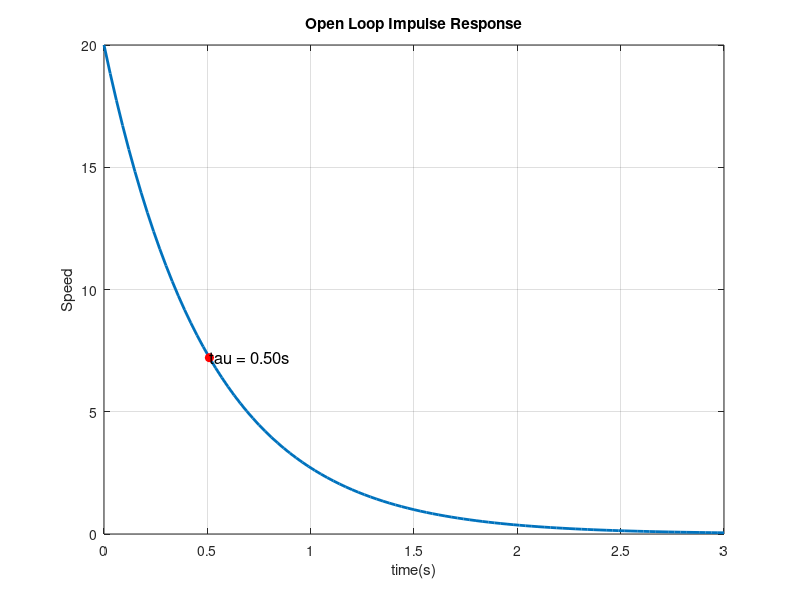

MATLAB code for this plot:
% =========================================================================
% Modeling a DC motor as a first-order system in Octave.
% =========================================================================
% Description:
%   This script models a DC motor using a first-order transfer function:
%
%       ω(s) / V(s) = K / (τs + 1)
%
%   where:
%       ω(s) = angular velocity (rad/s)
%       V(s) = input voltage (V)
%       K    = system gain (rad/s per V)
%       τ    = time constant (s)
%
%   The script simulates the open-loop impulse response.
%   The time constant is also clearly marked on the script for easy analysis.
%
% Dependencies:
%   GNU Octave + Control Package
%   (install using: pkg install -forge control)
%
% =========================================================================

clear; clc; close all;
pkg load control;

% --- Parameters (example values, replace with your own) ---
K = 10;      % system gain
tau = 0.5;   % time constant (s)

% --- Transfer function model ---
s = tf('s');
G = K / (tau*s + 1);

% Open-Loop Step Response
figure;
[y, t] = impulse(G);
plot(t,y, "LineWidth", 2); hold on;
grid on;

title("Open Loop Impulse Response");
xlabel("time(s)");
ylabel("Speed");
grid on;

%Marking the Time Constant on the Plot of Step Response
% Compute time constant
p = pole(G);              % Get system poles
tau1 = 1 / abs(real(p(1))); % Time constant (first-order: 0.5)
% Find the response value at t ≈ tau
[~, idx1] = min(abs(t - tau1));  % Find the index closest to tau
y_tau1 = y(idx1);
t_tau1 = t(idx1);
% Mark the time constant on the plot
plot(t_tau1, y_tau1, 'ro', 'MarkerFaceColor', 'r');
text(t_tau1, y_tau1 + 0.01, sprintf('tau = %.2fs', tau1), 'FontSize', 12);


% --- Save plots ---
%print('-dpng', '../results/impulse_response.png');
print("../results/impulse_response.png", "-dpng");


% --- Notes ---
% The impulse response shows how a system reacts to a sudden disturbance,
% and how quickly it returns to steady-state — which gives insight into how
% it might recover from brief noise-like inputs.

